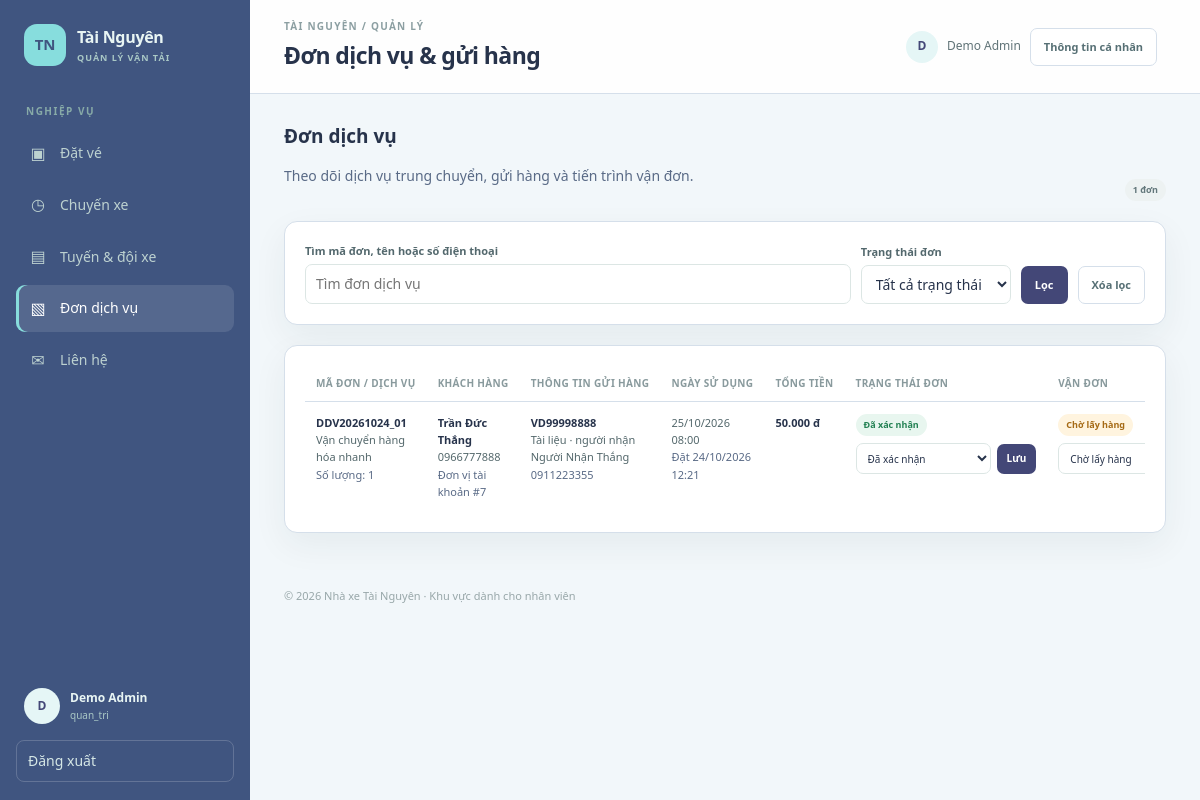
/Website_Manage/admin/modules/services/services.php (signed in), run on the app's committed database.
### tables this page shows
CREATE TABLE `nguoi_dung` (
  `ma_nguoi_dung` bigint(20) UNSIGNED NOT NULL,
  `ma_vai_tro` int(10) UNSIGNED NOT NULL,
  `ho_ten` varchar(100) NOT NULL,
  `email` varchar(150) DEFAULT NULL,
  `so_dien_thoai` varchar(20) DEFAULT NULL,
  `mat_khau` varchar(255) NOT NULL,
  `dia_chi` varchar(255) DEFAULT NULL,
  `trang_thai` enum('hoat_dong','tam_khoa') NOT NULL DEFAULT 'hoat_dong',
  `ngay_tao` timestamp NOT NULL DEFAULT current_timestamp()
);

CREATE TABLE `vai_tro` (
  `ma_vai_tro` int(10) UNSIGNED NOT NULL,
  `ten_vai_tro` varchar(50) NOT NULL,
  `mo_ta` varchar(255) DEFAULT NULL
);

CREATE TABLE `dat_dich_vu` (
  `ma_dat_dich_vu_id` bigint(20) UNSIGNED NOT NULL,
  `ma_dat_dich_vu` varchar(30) NOT NULL,
  `ma_nguoi_dung` bigint(20) UNSIGNED DEFAULT NULL,
  `ma_dich_vu` int(10) UNSIGNED NOT NULL,
  `ho_ten` varchar(100) NOT NULL,
  `so_dien_thoai` varchar(20) NOT NULL,
  `ngay_su_dung` datetime DEFAULT NULL,
  `so_luong` int(10) UNSIGNED NOT NULL DEFAULT 1,
  `tong_tien` decimal(12,2) NOT NULL DEFAULT 0.00,
  `dia_chi_don` varchar(255) DEFAULT NULL,
  `dia_chi_nhan` varchar(255) DEFAULT NULL,
  `trang_thai` enum('cho_xu_ly','da_xac_nhan','dang_thuc_hien','hoan_thanh','da_huy') NOT NULL DEFAULT 'cho_xu_ly',
  `ghi_chu` text DEFAULT NULL,
  `ngay_dat` timestamp NOT NULL DEFAULT current_timestamp()
);

CREATE TABLE `dich_vu` (
  `ma_dich_vu` int(10) UNSIGNED NOT NULL,
  `ten_dich_vu` varchar(150) NOT NULL,
  `loai_dich_vu` enum('van_chuyen_hang','trung_chuyen','khach_san','tram_dung','khac') NOT NULL,
  `mo_ta` text DEFAULT NULL,
  `hinh_anh` varchar(255) DEFAULT NULL,
  `gia_tham_khao` decimal(12,2) NOT NULL DEFAULT 0.00,
  `trang_thai` enum('hoat_dong','tam_ngung') NOT NULL DEFAULT 'hoat_dong'
);

### Website_Manage/admin/_bootstrap.php (called while the page is built, shortened)
<?php
require_once __DIR__ . '/../config/config.php';
function admin_e($value): string
{
    return htmlspecialchars((string) $value, ENT_QUOTES | ENT_SUBSTITUTE, 'UTF-8');
}
function admin_base_url(): string
{
    $scriptName = str_replace('\\', '/', (string) ($_SERVER['SCRIPT_NAME'] ?? ''));
    $adminPosition = strpos($scriptName, '/admin/');
    if ($adminPosition !== false) {
        return substr($scriptName, 0, $adminPosition + strlen('/admin'));
    }
    return rtrim(str_replace('\\', '/', dirname($scriptName)), '/');
}
function admin_url(string $path): string
{
    return admin_base_url() . '/' . ltrim($path, '/');
}
function admin_project_url(string $path): string
{
    $projectBase = dirname(dirname(admin_base_url()));
    return rtrim($projectBase, '/') . '/' . ltrim($path, '/');
}
function admin_asset_url(string $path): string
{
    return admin_project_url('Website_Manage/assets/' . ltrim($path, '/'));
}
function admin_require_staff(): void
{
    global $conn;
    $userId = (int) $_SESSION['account']['id'];
    $stmt = $conn->prepare(
        "SELECT nd.ho_ten, vt.ten_vai_tro
         FROM nguoi_dung nd
         INNER JOIN vai_tro vt ON vt.ma_vai_tro = nd.ma_vai_tro
         WHERE nd.ma_nguoi_dung = ? AND nd.trang_thai = 'hoat_dong' AND nd.ma_vai_tro IN (1, 2)
         LIMIT 1"
    );
    $stmt->bind_param('i', $userId);
    $stmt->execute();
    $staff = $stmt->get_result()->fetch_assoc();
}
function admin_money($amount): string
{
    return number_format((float) $amount, 0, ',', '.') . ' đ';
}
function admin_status_label(string $status): string
{
    $labels = [
        'cho_xac_nhan' => 'Chờ xác nhận',
        'da_xac_nhan' => 'Đã xác nhận',
        'da_thanh_toan' => 'Đã thanh toán',
        'da_huy' => 'Đã hủy',
        'hoan_tien' => 'Hoàn tiền',
        'thanh_cong' => 'Thành công',
        'cho_thanh_toan' => 'Chờ thanh toán',
        'tien_mat' => 'Tiền mặt',
        'chuyen_khoan' => 'Chuyển khoản',
        'vi_dien_tu' => 'Ví điện tử',
        'the_ngan_hang' => 'Thẻ ngân hàng',
        'giu_cho' => 'Giữ chỗ',
        'mo_ban' => 'Mở bán',
        'het_cho' => 'Hết chỗ',
        'dang_chay' => 'Đang chạy',
        'hoan_thanh' => 'Hoàn thành',
        'hoat_dong' => 'Hoạt động',
        'tam_ngung' => 'Tạm ngưng',
        'bao_tri' => 'Bảo trì',
        'ngung_hoat_dong' => 'Ngừng hoạt động',
        'cho_xu_ly' => 'Chờ xử lý',
        'dang_thuc_hien' => 'Đang thực hiện',
        'moi' => 'Mới',
        'dang_xu_ly' => 'Đang xử lý',
        'da_phan_hoi' => 'Đã phản hồi',
        'dong' => 'Đã đóng',
        'cho_lay_hang' => 'Chờ lấy hàng',
        'da_nhan_hang' => 'Đã nhận hàng',
        'dang_van_chuyen' => 'Đang vận chuyển',
        'da_den_noi' => 'Đã đến nơi',
        'da_giao' => 'Đã giao',
        'that_bai' => 'Thất bại',
    ];
    return $labels[$status] ?? $status;
}
function admin_status_class(string $status): string
{
    if (in_array($status, ['cho_xac_nhan', 'cho_xu_ly', 'moi', 'giu_cho', 'cho_lay_hang', 'bao_tri', 'tam_ngung', 'cho_thanh_toan'], true)) {
        return 'status status-warn';
    }
    if (in_array($status, ['da_thanh_toan', 'da_xac_nhan', 'hoan_thanh', 'da_giao', 'da_phan_hoi', 'hoat_dong'], true)) {
        return 'status status-success';
    }
    return 'status';
}

### Website_Manage/admin/modules/services/services.php (the view, shortened to what this page needs)
<?php
require_once __DIR__ . '/../../_bootstrap.php';
admin_require_staff();
$serviceStatuses = ['cho_xu_ly', 'da_xac_nhan', 'dang_thuc_hien', 'hoan_thanh', 'da_huy'];
$parcelStatuses = ['cho_lay_hang', 'da_nhan_hang', 'dang_van_chuyen', 'da_den_noi', 'da_giao', 'that_bai', 'da_huy'];
$search = isset($_GET['q']) && is_string($_GET['q']) ? trim(mb_substr($_GET['q'], 0, 100, 'UTF-8')) : '';
$statusFilter = isset($_GET['status']) && is_string($_GET['status']) ? $_GET['status'] : '';
$searchLike = '%' . $search . '%';
$stmt = $conn->prepare(
    "SELECT dv.*, ds.ten_dich_vu,
        (SELECT ch.ma_van_don FROM chi_tiet_hang ch WHERE ch.ma_dat_dich_vu_id = dv.ma_dat_dich_vu_id ORDER BY ch.ma_chi_tiet_hang LIMIT 1) AS ma_van_don,
        (SELECT ch.ten_nguoi_nhan FROM chi_tiet_hang ch WHERE ch.ma_dat_dich_vu_id = dv.ma_dat_dich_vu_id ORDER BY ch.ma_chi_tiet_hang LIMIT 1) AS ten_nguoi_nhan,
        (SELECT ch.sdt_nguoi_nhan FROM chi_tiet_hang ch WHERE ch.ma_dat_dich_vu_id = dv.ma_dat_dich_vu_id ORDER BY ch.ma_chi_tiet_hang LIMIT 1) AS sdt_nguoi_nhan,
        (SELECT ch.loai_hang FROM chi_tiet_hang ch WHERE ch.ma_dat_dich_vu_id = dv.ma_dat_dich_vu_id ORDER BY ch.ma_chi_tiet_hang LIMIT 1) AS loai_hang,
        (SELECT ch.trang_thai_van_don FROM chi_tiet_hang ch WHERE ch.ma_dat_dich_vu_id = dv.ma_dat_dich_vu_id ORDER BY ch.ma_chi_tiet_hang LIMIT 1) AS trang_thai_van_don
     FROM dat_dich_vu dv
     INNER JOIN dich_vu ds ON ds.ma_dich_vu = dv.ma_dich_vu
     WHERE (? = '' OR dv.ma_dat_dich_vu LIKE ? OR dv.ho_ten LIKE ? OR dv.so_dien_thoai LIKE ?)
       AND (? = '' OR dv.trang_thai = ?)
     ORDER BY dv.ngay_dat DESC LIMIT 100"
);
$stmt->bind_param('ssssss', $search, $searchLike, $searchLike, $searchLike, $statusFilter, $statusFilter);
$stmt->execute();
$orders = $stmt->get_result()->fetch_all(MYSQLI_ASSOC);
$activePage = 'services';
$pageTitle = 'Đơn dịch vụ & gửi hàng';
require __DIR__ . '/../../../includes/header.php';
?>
<div class="page-intro"><div><h2>Đơn dịch vụ</h2><p class="muted">Theo dõi dịch vụ trung chuyển, gửi hàng và tiến trình vận đơn.</p></div><span class="status"><?= count($orders) ?> đơn</span></div>
<section class="card">
    <form class="filter-form" method="get" action="services.php">
        <div class="field grow"><label for="q">Tìm mã đơn, tên hoặc số điện thoại</label><input id="q" name="q" value="<?= admin_e($search) ?>" placeholder="Tìm đơn dịch vụ"></div>
        <div class="field"><label for="status">Trạng thái đơn</label><select id="status" name="status"><option value="">Tất cả trạng thái</option></select></div>
        <button class="button button-primary" type="submit">Lọc</button><a class="button button-light" href="services.php">Xóa lọc</a>
    </form>
</section>
<section class="card">
    <div class="table-wrap"><table>
        <thead><tr><th>Mã đơn / dịch vụ</th><th>Khách hàng</th><th>Thông tin gửi hàng</th><th>Ngày sử dụng</th><th>Tổng tiền</th><th>Trạng thái đơn</th><th>Vận đơn</th></tr></thead>
        <tbody>
        <?php foreach ($orders as $order): ?>
            <tr>
                <td><strong><?= admin_e($order['ma_dat_dich_vu']) ?></strong><br><?= admin_e($order['ten_dich_vu']) ?><br><span class="muted small">Số lượng: <?= (int) $order['so_luong'] ?></span></td>
                <td><strong><?= admin_e($order['ho_ten']) ?></strong><br><?= admin_e($order['so_dien_thoai']) ?><br><span class="muted small">Đơn vị tài khoản #<?= admin_e($order['ma_nguoi_dung'] ?? 'khách') ?></span></td>
                <td><?php if ($order['ma_van_don']): ?><strong><?= admin_e($order['ma_van_don']) ?></strong><br><?= admin_e($order['loai_hang']) ?> · người nhận <?= admin_e($order['ten_nguoi_nhan']) ?><br><span class="muted small"><?= admin_e($order['sdt_nguoi_nhan']) ?></span><?php else: ?><?= admin_e($order['dia_chi_don'] ?: 'Chưa có địa chỉ nhận') ?> → <?= admin_e($order['dia_chi_nhan'] ?: 'Chưa có địa chỉ giao') ?><?php endif; ?></td>
                <td><?= admin_e($order['ngay_su_dung'] ? date('d/m/Y H:i', strtotime($order['ngay_su_dung'])) : 'Chưa đặt lịch') ?><br><span class="muted small">Đặt <?= admin_e(date('d/m/Y H:i', strtotime($order['ngay_dat']))) ?></span></td>
                <td><strong><?= admin_e(admin_money($order['tong_tien'])) ?></strong></td>
                <td>
                    <span class="<?= admin_e(admin_status_class($order['trang_thai'])) ?>"><?= admin_e(admin_status_label($order['trang_thai'])) ?></span>
                    <form class="inline-form" method="post" action="services.php" style="margin-top:7px">
                        <select name="status" aria-label="Trạng thái đơn <?= admin_e($order['ma_dat_dich_vu']) ?>"><?php foreach ($serviceStatuses as $option): ?><option value="<?= admin_e($option) ?>" <?= $order['trang_thai'] === $option ? 'selected' : '' ?>><?= admin_e(admin_status_label($option)) ?></option><?php endforeach; ?></select>
                        <button class="button button-primary button-small" type="submit">Lưu</button>
                    </form>
                </td>
                <td><?php if ($order['ma_van_don']): ?>
                    <span class="<?= admin_e(admin_status_class($order['trang_thai_van_don'])) ?>"><?= admin_e(admin_status_label($order['trang_thai_van_don'])) ?></span>
                    <form class="inline-form" method="post" action="services.php" style="margin-top:7px">
                        <select name="status" aria-label="Trạng thái vận đơn <?= admin_e($order['ma_van_don']) ?>"><?php foreach ($parcelStatuses as $option): ?><option value="<?= admin_e($option) ?>" <?= $order['trang_thai_van_don'] === $option ? 'selected' : '' ?>><?= admin_e(admin_status_label($option)) ?></option><?php endforeach; ?></select>
                    </form>
                <?php else: ?><span class="muted">Không có vận đơn</span><?php endif; ?></td>
            </tr>
        <?php endforeach; ?>
        </tbody>
    </table></div>
</section>
<?php require __DIR__ . '/../../../includes/footer.php'; ?>

### Website_Manage/includes/header.php (shortened to what this page needs)
<?php
$activePage = $activePage ?? '';
$pageTitle = $pageTitle ?? 'Khu vực quản lý';
$currentUser = $_SESSION['account'];
?>
<!doctype html>
<html lang="vi">
<head>
    <link rel="stylesheet" href="<?= admin_e(admin_asset_url('css/admin.css')) ?>">
</head>
<body>
<div class="admin-shell">
    <aside class="sidebar">
        <a class="brand" href="<?= admin_e(admin_url('modules/bookings/bookings.php')) ?>"><span class="brand-mark">TN</span><span>Tài Nguyên<small>QUẢN LÝ VẬN TẢI</small></span></a>
        <p class="nav-caption">NGHIỆP VỤ</p>
        <nav class="side-nav" aria-label="Điều hướng quản lý">
            <a class="<?= $activePage === 'bookings' ? 'active' : '' ?>" href="<?= admin_e(admin_url('modules/bookings/bookings.php')) ?>"><span class="nav-icon">▣</span> Đặt vé</a>
            <a class="<?= $activePage === 'trips' ? 'active' : '' ?>" href="<?= admin_e(admin_url('modules/trips/trips.php')) ?>"><span class="nav-icon">◷</span> Chuyến xe</a>
            <a class="<?= $activePage === 'fleet' ? 'active' : '' ?>" href="<?= admin_e(admin_url('modules/fleet/fleet.php')) ?>"><span class="nav-icon">▤</span> Tuyến &amp; đội xe</a>
            <a class="<?= $activePage === 'services' ? 'active' : '' ?>" href="<?= admin_e(admin_url('modules/services/services.php')) ?>"><span class="nav-icon">▧</span> Đơn dịch vụ</a>
            <a class="<?= $activePage === 'contacts' ? 'active' : '' ?>" href="<?= admin_e(admin_url('modules/support/contacts.php')) ?>"><span class="nav-icon">✉</span> Liên hệ</a>
        </nav>
        <div class="sidebar-bottom">
            <div class="user-chip"><span class="avatar"><?= admin_e(mb_substr($currentUser['name'], 0, 1, 'UTF-8')) ?></span><span><?= admin_e($currentUser['name']) ?><small><?= admin_e($currentUser['role']) ?></small></span></div>
            <form method="post" action="<?= admin_e(admin_project_url('Website_Customer/pages/logout.php')) ?>">
                <button class="logout-button" type="submit">Đăng xuất</button>
            </form>
        </div>
    </aside>
    <main class="main-panel">
        <header class="topbar">
            <div><p class="eyebrow">TÀI NGUYÊN / QUẢN LÝ</p><h1><?= admin_e($pageTitle) ?></h1></div>
            <div class="topbar-user">
                <span class="avatar avatar-small"><?= admin_e(mb_substr($currentUser['name'], 0, 1, 'UTF-8')) ?></span>
                <span><?= admin_e($currentUser['name']) ?></span>
                <a class="button button-light topbar-profile-link" href="<?= admin_e(admin_url('modules/users/profile.php')) ?>">Thông tin cá nhân</a>
            </div>
        </header>
        <div class="content">

### data on the page
nguoi_dung: ho_ten "D", ho_ten "Demo Admin", ma_vai_tro.ten_vai_tro "quan_tri"
dat_dich_vu: ma_dat_dich_vu "DDV20261024_01", dich_vu.ten_dich_vu "Vận chuyển hàng hóa nhanh", so_luong "1", ho_ten "Trần Đức Thắng", so_dien_thoai "0966777888", ma_nguoi_dung "7", ma_van_don "VD99998888", loai_hang "Tài liệu", ten_nguoi_nhan "Người Nhận Thắng", sdt_nguoi_nhan "0911223355", ngay_su_dung "25/10/2026 08:00", ngay_dat "24/10/2026 12:21", tong_tien "50.000 đ", trang_thai "Đã xác nhận", trang_thai_van_don "Chờ lấy hàng"

### other printed values
admin_e($pageTitle) "Đơn dịch vụ & gửi hàng"
count($orders) "1"
form field status "Đã xác nhận"
form field status "Chờ lấy hàng"
